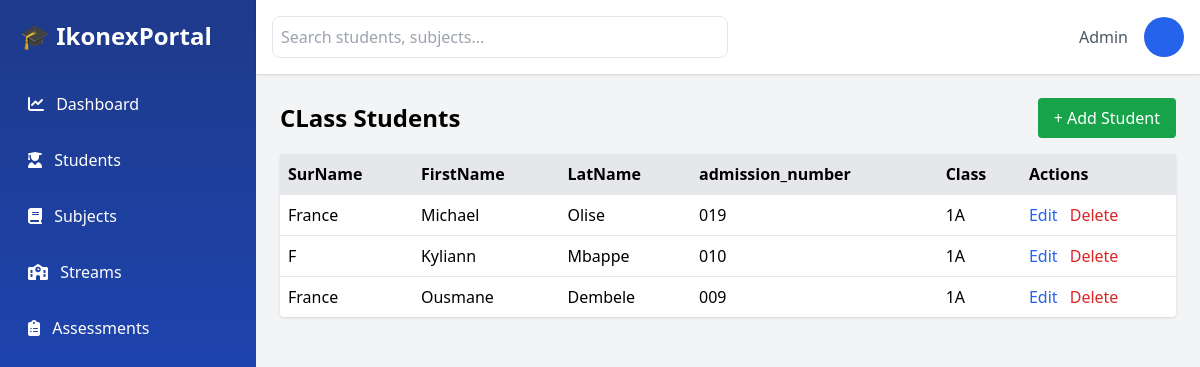
The app's page /classstudents/1/ with its own data.
### Ikonex/models.py (models this page shows, shortened)
class Student(models.Model):
    class_stream = models.ForeignKey(ClassStream, on_delete=models.CASCADE, related_name="students")
    admission_number = models.CharField(max_length=40, unique=True)
    surname = models.CharField(max_length=50)
    first_name = models.CharField(max_length=50)
    last_name = models.CharField(max_length=50)
    created_at = models.DateTimeField(auto_now_add=True)

class ClassStream(models.Model):
    name = models.CharField(max_length=50, unique=True)
    def __str__(self):
        return self.name

### Ikonex/views.py (the view)
# urls.py: path('classstudents/<int:class_id>/', class_students, name='class-students'),
def class_students(request, class_id):
    class_stream = get_object_or_404(ClassStream, id=class_id)
    students = Student.objects.filter(class_stream = class_stream)
    total_students = students.count()
    return render(request, 'students/class_students.html', {
        'students': students,
    })

### templates/students/class_students.html (shortened to what this page needs)
{% extends 'home/base.html' %}
{% block content %}
<div class="flex justify-between items-center mb-4">
    <h2 class="text-2xl font-bold"> CLass {{ class_stream.name }} Students</h2>
    <a href="{% url 'student-create' %}"
       class="bg-green-600 text-white px-4 py-2 rounded">
        + Add Student
    </a>
</div>
<table class="w-full bg-white shadow rounded">
    <thead class="bg-gray-200">
        <tr>
            <th class="p-2 text-left">SurName</th>
            <th class="p-2 text-left">FirstName</th>
            <th class="p-2 text-left">LatName</th>
            <th class="p-2 text-left">admission_number</th>
            <th class="p-2 text-left">Class</th>
            <th class="p-2 text-left">Actions</th>
        </tr>
    </thead>
    <tbody>
        {% for student in students %}
        <tr class="border-t">
            <td class="p-2">{{ student.surname }}</td>
            <td class="p-2">{{ student.first_name }}</td>
            <td class="p-2">{{ student.last_name }}</td>
            <td class="p-2">{{ student.admission_number }}</td>
            <td class="p-2">{{ student.class_stream }}</td>
            <td class="p-2 space-x-2">
                <a href="{% url 'update-student' student.id %}"
                   class="text-blue-600">Edit</a>
                <a href="{% url 'delete-student' student.id %}"
                   class="text-red-600">Delete</a>
            </td>
        </tr>
        {% endfor %}
    </tbody>
</table>
{% endblock %}

### records on screen
Student: surname "France", first_name "Michael", last_name "Olise", admission_number "019", class_stream "1A"
Student: surname "F", first_name "Kyliann", last_name "Mbappe", admission_number "010", class_stream "1A"
Student: surname "France", first_name "Ousmane", last_name "Dembele", admission_number "009", class_stream "1A"
